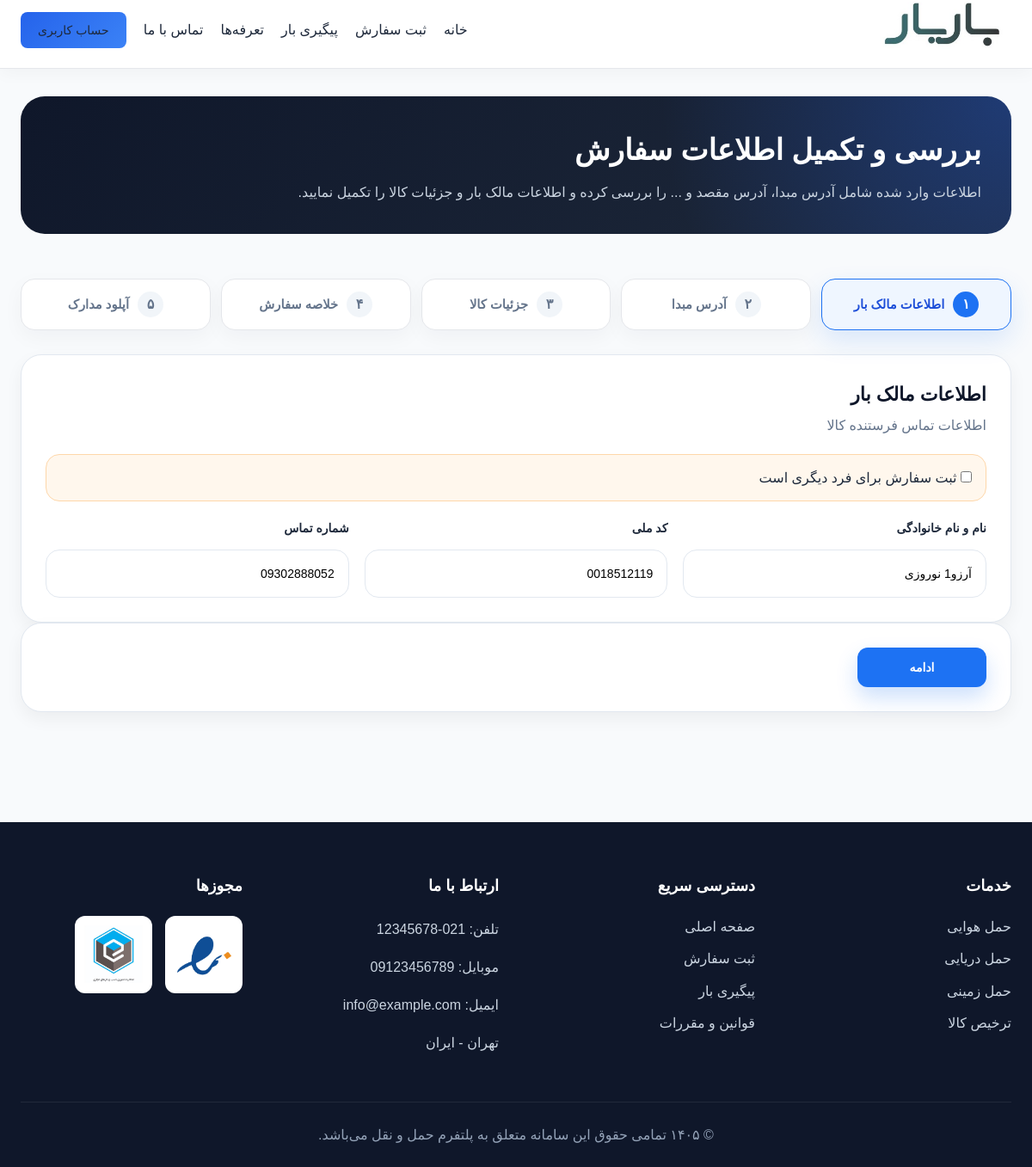
/orders/request/77/complete/ (signed in), run on the app's committed database.
### orders/models.py (models this page shows, shortened)
class CargoRequest(TimeStampedModel):
    customer = models.ForeignKey(User, on_delete=models.CASCADE, related_name='cargo_requests', verbose_name='مشتری')
    origin_country = models.ForeignKey(Country,on_delete=models.PROTECT,related_name="origin_requests",verbose_name="کشور مبدا",null=True,blank=True,)
    origin_province = models.ForeignKey(Province,on_delete=models.PROTECT,related_name="origin_requests",verbose_name="استان مبدا",null=True,blank=True,)
    origin_city = models.ForeignKey(City,on_delete=models.PROTECT,related_name="origin_requests",verbose_name="شهر مبدا")
    destination_port = models.ForeignKey(Port, on_delete=models.PROTECT, verbose_name='پورت/فرودگاه مقصد')
    transport_mode = models.CharField(max_length=20, choices=TransportMode.choices, verbose_name='روش حمل درخواست‌شده')
    shipping_procedure = models.CharField(max_length=20,choices=ShippingProcedure.choices,default=ShippingProcedure.COMMERCIAL,verbose_name="رویه ارسال")
    cargo_type = models.ForeignKey(CargoType, on_delete=models.PROTECT, verbose_name='نوع کالا (دسته اصلی)')
    actual_weight = models.DecimalField(max_digits=12, decimal_places=2, verbose_name='وزن واقعی (KG)')
    chargeable_weight = models.DecimalField(max_digits=12, decimal_places=2, null=True, blank=True, verbose_name='وزن قابل پرداخت (Chargeable)')
    container_size = models.CharField(max_length=20, choices=ContainerSize.choices, null=True, blank=True, verbose_name='ابعاد کانتینر')
    container_type = models.CharField(max_length=20, choices=ContainerType.choices, null=True, blank=True, verbose_name='نوع کانتینر')
    container_count = models.PositiveIntegerField(null=True, blank=True, verbose_name='تعداد کانتینر')
    selected_rate = models.ForeignKey(Rate, on_delete=models.SET_NULL, null=True, blank=True, related_name='orders', verbose_name='نرخ انتخاب شده فورواردر')
    final_price = models.DecimalField(max_digits=15, decimal_places=2, null=True, blank=True, verbose_name='قیمت نهایی محاسبه شده')
    needs_packaging = models.BooleanField(
        default=False,
        verbose_name="نیاز به بسته‌بندی"
    )
    needs_doorstep_packaging = models.BooleanField(
        default=False,
        verbose_name="نیاز به بسته‌بندی و تحویل در محل"
    )
    status = models.CharField(max_length=20, choices=OrderStatus.choices, default=OrderStatus.DRAFT, verbose_name='وضعیت درخواست')
    cargo_subcategories = models.ManyToManyField(
        CargoSubCategory,
        blank=True,
        verbose_name='زیردسته‌های کالا',
        related_name='requests'
    )
    other_cargo_details = models.CharField(max_length=255, null=True, blank=True, verbose_name='سایر جزئیات کالا (در صورت نبود در لیست)')
    base_shipping_price = models.DecimalField(
        max_digits=15,
        decimal_places=2,
        null=True,
        blank=True,
        verbose_name="هزینه حمل"
    )
    packaging_price = models.DecimalField(
        max_digits=15,
        decimal_places=2,
        null=True,
        blank=True,
        verbose_name="هزینه بسته‌بندی"
    )
    doorstep_packaging_price = models.DecimalField(
        max_digits=15,
        decimal_places=2,
        null=True,
        blank=True,
        verbose_name="هزینه تحویل و بسته‌بندی درب محل"
    )
    vat_amount = models.DecimalField(
        max_digits=15,
        decimal_places=2,
        null=True,
        blank=True,
        verbose_name="مبلغ ارزش افزوده"
    )
    price_subtotal = models.DecimalField(
        max_digits=15,
        decimal_places=2,
        null=True,
        blank=True,
        verbose_name="جمع قبل از ارزش افزوده"
    )
    sender_name = models.CharField(max_length=150, null=True, blank=True, verbose_name='نام و نام خانوادگی فرستنده')
    sender_national_id = models.CharField(max_length=10, null=True, blank=True, verbose_name='کد ملی فرستنده')
    sender_phone = models.CharField(max_length=15, null=True, blank=True, verbose_name='شماره تماس فرستنده')
    sender_province = models.ForeignKey(Province, on_delete=models.SET_NULL, null=True, blank=True, related_name='sender_requests', verbose_name='استان فرستنده')
    sender_city = models.ForeignKey(City, on_delete=models.SET_NULL, null=True, blank=True, related_name='sender_city_requests', verbose_name='شهر فرستنده')
    sender_address = models.TextField(null=True, blank=True, verbose_name='آدرس دقیق پستی فرستنده')
    class Meta:
        verbose_name = "درخواست حمل"
        verbose_name_plural = "درخواست‌های حمل"

### orders/views.py (the view, shortened to what this page needs)
# urls.py: path("request/<int:order_id>/complete/", views.complete_order_details, name="complete_order_details"),
@login_required
def complete_order_details(request, order_id):
    cargo_request = get_object_or_404(
        CargoRequest,
        id=order_id,
        customer=request.user,
    )
    selected_rate = cargo_request.selected_rate
    doorstep_option = None
    sync_order_required_documents(cargo_request)
    if request.method == "POST":
        form = OrderCompletionForm(
            request.POST,
            request.FILES,
            instance=cargo_request,
            user=request.user
        )
        if form.is_valid():
            order = form.save(commit=False)
            order.sender_city = order.origin_city
            order.sender_province = order.origin_city.province
            if form.is_valid():
                order = form.save(commit=False)
                order.sender_city = order.origin_city
                order.sender_province = order.origin_city.province
                wants_doorstep = request.POST.get("needs_doorstep_packaging") == "on"
                order.needs_doorstep_packaging = False
                order.doorstep_packaging_price = 0
                if wants_doorstep and order.selected_rate:
                    rate = order.selected_rate
                    if rate.doorstep_packaging_charge_type != ExtraChargeType.NOT_AVAILABLE:
                        doorstep_amount = calculate_extra_charge(
                            rate.doorstep_packaging_charge_type,
                            rate.doorstep_packaging_price,
                            order.chargeable_weight
                        )
                        order.needs_doorstep_packaging = True
                        order.doorstep_packaging_price = money(doorstep_amount)
                        base_shipping_price = Decimal(str(order.base_shipping_price or 0))
                        packaging_price = Decimal(str(order.packaging_price or 0))
                        doorstep_price = Decimal(str(order.doorstep_packaging_price or 0))
                        subtotal = base_shipping_price + packaging_price + doorstep_price
                        if rate.add_vat:
                            vat_amount = subtotal * Decimal("0.10")
                        else:
                            vat_amount = Decimal("0.00")
                        order.price_subtotal = money(subtotal)
                        order.vat_amount = money(vat_amount)
                        order.final_price = money(subtotal + vat_amount)
                order.status = OrderStatus.PENDING
                order.save()
                form.save_m2m()
            sync_order_required_documents(order)
            documents = OrderDocument.objects.select_related(
                "document_type"
            ).filter(order=order)
            for doc in documents:
                uploaded_file = request.FILES.get(f"doc_{doc.id}")
                if uploaded_file:
                    doc.file = uploaded_file
                    doc.uploaded_by = request.user
                    doc.status = "uploaded"
                    doc.save()
            OrderHistory.objects.create(
                order=order,
                changed_by=request.user,
                note="اطلاعات سفارش تکمیل و مدارک بارگذاری شد و سفارش ثبت نهایی گردید."
            )
            return redirect("customer:order_detail", pk=order.id)
    else:
        form = OrderCompletionForm(
            instance=cargo_request,
            user=request.user
        )
    documents = OrderDocument.objects.select_related(
        "document_type"
    ).filter(
        order=cargo_request
    ).order_by("document_type__title")
    return render(
        request,
        "customer_panel/complete_request.html",
        {
            "form": form,
            "cargo_request": cargo_request,
            "documents": documents,
            "doorstep_option": doorstep_option,
        }
    )

### documents/services.py (called while the page is built)
def get_order_destination_country(order):
    if not getattr(order, "destination_port_id", None):
        return None
    destination_port = order.destination_port
    if not destination_port:
        return None
    if not getattr(destination_port, "city_id", None):
        return None
    if not destination_port.city:
        return None
    return destination_port.city.country

def get_order_cargo_subcategories(order):
    if not order.pk:
        return []
    return list(order.cargo_subcategories.all())

def get_required_document_types_for_order(order):
    rules = get_matching_document_rules(order)
    document_map = {}
    for rule in rules:
        document_type_id = rule.document_type_id
        if document_type_id not in document_map:
            document_map[document_type_id] = rule
            continue
        current_rule = document_map[document_type_id]
        current_score = current_rule.specificity_score + current_rule.priority
        new_score = rule.specificity_score + rule.priority
        if new_score > current_score:
            document_map[document_type_id] = rule
    return document_map

### locations/models.py (called while the page is built)
    def __str__(self):
        if self.country:
            return f"{self.name} - {self.country.name}"
        return self.name

    def __str__(self):
        return f"{self.name} - {self.province.name}"

### rates/models.py (called while the page is built)
    def __str__(self):
        return f"{self.name} (زیرمجموعه: {self.category.name})"

### templates/customer_panel/complete_request.html (shortened to what this page needs)
{% extends 'base.html' %}
{% load static %}
{% load humanize %}
{% block extra_css %}
<link href="https://cdn.jsdelivr.net/npm/select2@4.1.0-rc.0/dist/css/select2.min.css" rel="stylesheet" />
<link rel="stylesheet" href="{% static 'customer_panel/css/complete_order.css' %}" />
{% endblock %}
{% block content %}
<div class="complete-page">
<section class="complete-hero">
<div class="hero-content">
<h1>بررسی و تکمیل اطلاعات سفارش</h1>
<p>
اطلاعات وارد شده شامل آدرس مبدا، آدرس مقصد و ... را بررسی کرده و
اطلاعات مالک بار و جزئیات کالا را تکمیل نمایید.
</p>
</div>
</section>
<form method="post" enctype="multipart/form-data" id="complete-order-form">
<div class="complete-steps">
<div class="complete-step-item active" data-step-indicator="1">
<span>۱</span>
<p>اطلاعات مالک بار</p>
</div>
<div class="complete-step-item" data-step-indicator="2">
<span>۲</span>
<p>آدرس مبدا</p>
</div>
<div class="complete-step-item" data-step-indicator="3">
<span>۳</span>
<p>جزئیات کالا</p>
</div>
<div class="complete-step-item" data-step-indicator="4">
<span>۴</span>
<p>خلاصه سفارش</p>
</div>
<div class="complete-step-item" data-step-indicator="5">
<span>۵</span>
<p>آپلود مدارک</p>
</div>
</div>
<section class="complete-card complete-step-panel active" data-step="1">
<div class="section-title">
<h2>اطلاعات مالک بار</h2>
<p>اطلاعات تماس فرستنده کالا</p>
</div>
<div class="checkbox-box">
{{ form.is_for_other }}
<label for="is_for_other_checkbox">
{{ form.is_for_other.label }}
</label>
</div>
<div class="form-grid grid-3">
<div class="form-group">
<label>نام و نام خانوادگی</label>
{{ form.sender_name }}
</div>
<div class="form-group">
<label>کد ملی</label>
{{ form.sender_national_id }}
</div>
<div class="form-group">
<label>شماره تماس</label>
{{ form.sender_phone }}
</div>
</div>
</section>
<section class="complete-card complete-navigation">
<button
type="button"
id="complete-next-btn"
class="complete-nav-btn complete-next-btn">
ادامه
</button>
</section>
</form>
</div>
{% endblock %}

### static/customer_panel/css/style.css (style rules this page uses)
:root { --primary-color: #2563eb; --primary-hover: #1d4ed8; --secondary-color: #f1f5f9; --secondary-hover: #e2e8f0; --success-color: #10b981; --success-hover: #059669; --text-main: #1e293b; --text-muted: #64748b; --bg-main: #f8fafc; --bg-card: #ffffff; --border-color: #e2e8f0; --radius: 8px; --shadow: 0 4px 6px -1px rgba(0, 0, 0, 0.1), 0 2px 4px -1px rgba(0, 0, 0, 0.06); }
* { margin: 0; padding: 0; box-sizing: border-box; }
body { font-family: 'Vazirmatn', sans-serif; background-color: var(--bg-main); color: var(--text-main); line-height: 1.6; display: flex; flex-direction: column; min-height: 100vh; }
button, .btn-primary, .btn-secondary, .btn-success { cursor: pointer; border: none; border-radius: var(--radius); padding: 10px 20px; font-family: inherit; font-weight: 600; font-size: 14px; text-decoration: none; display: inline-block; transition: all 0.2s ease; }
.form-grid { display: grid; grid-template-columns: repeat(auto-fit, minmax(250px, 1fr)); gap: 15px; }
.form-grid label { font-size: 14px; font-weight: 600; margin-bottom: 5px; color: var(--text-main); }
.form-grid input, .form-grid select, .form-grid textarea { padding: 10px; border: 1px solid var(--border-color); border-radius: var(--radius); font-family: inherit; font-size: 14px; outline: none; transition: border-color 0.2s; }
body { background: #f8fafc; }

### data on the page
CargoRequest: sender_name "آرزو1 نوروزی", sender_national_id "0018512119", sender_phone "09302888052"
